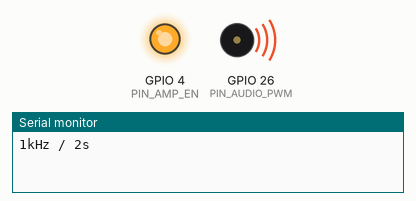
This program was run on a simulated ESP32. On the bench: output pins drawn as LEDs (lit = HIGH), buzzer (waves = sounding), the last lines printed to the serial monitor.

Above: at 0.1 s.
At 3.6 s:
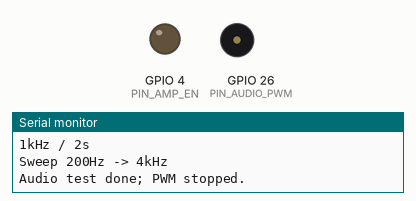
Timing chart, 0 to 5.1 s (numbered marks = the images above):
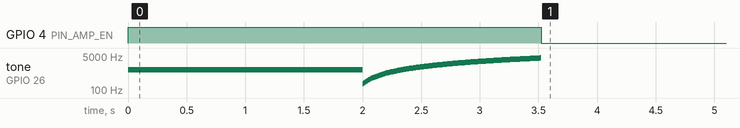

The program:

main.cpp
```cpp
#include <Arduino.h>
#include <esp_arduino_version.h>
#include "pins.h"
#include "config.h"
#if ESP_ARDUINO_VERSION_MAJOR >= 3
static bool pwmStart(){return ledcAttach(PIN_AUDIO_PWM,AUDIO_PWM_CARRIER_HZ,AUDIO_PWM_BITS);}static void pwmTone(uint32_t f){ledcWriteTone(PIN_AUDIO_PWM,f);}static void pwmStop(){ledcWriteTone(PIN_AUDIO_PWM,0);ledcWrite(PIN_AUDIO_PWM,0);ledcDetach(PIN_AUDIO_PWM);}
#else
static constexpr int CH=0;static bool pwmStart(){ledcSetup(CH,AUDIO_PWM_CARRIER_HZ,AUDIO_PWM_BITS);ledcAttachPin(PIN_AUDIO_PWM,CH);return true;}static void pwmTone(uint32_t f){ledcWriteTone(CH,f);}static void pwmStop(){ledcWriteTone(CH,0);ledcWrite(CH,0);ledcDetachPin(PIN_AUDIO_PWM);}
#endif
static void amp(bool on){digitalWrite(PIN_AMP_EN,on==AMP_EN_ACTIVE_HIGH?HIGH:LOW);}
void setup(){Serial.begin(115200);pinMode(PIN_AMP_EN,OUTPUT);amp(false);pinMode(PIN_AUDIO_PWM,OUTPUT);digitalWrite(PIN_AUDIO_PWM,LOW);if(!pwmStart()){Serial.println("PWM init FAIL");return;}amp(true);Serial.println("1kHz / 2s");pwmTone(1000);delay(2000);Serial.println("Sweep 200Hz -> 4kHz");for(int f=200;f<=4000;f+=30){pwmTone(f);delay(12);}amp(false);pwmStop();pinMode(PIN_AUDIO_PWM,OUTPUT);digitalWrite(PIN_AUDIO_PWM,LOW);Serial.println("Audio test done; PWM stopped.");}
void loop(){delay(1000);}
```

config.h
```cpp
#pragma once
#include <Arduino.h>

// 2.8 英寸 ST7789 物理分辨率为 240x320，程序旋转为横屏 320x240。
static constexpr uint8_t LCD_ROTATION = 1;
static constexpr int LCD_WIDTH = 320;
static constexpr int LCD_HEIGHT = 240;
static constexpr uint32_t LCD_SPI_HZ = 40000000;
// TF卡与LCD 独立 SPI（LCD VSPI / SD HSPI）。工厂测试固定使用4MHz 保证兼容性。
static constexpr uint32_t SD_SPI_HZ = 4000000;  // 4MHz，与 HaleHound/Marauder 可工作固件一致
static constexpr uint32_t SD_OPERATION_TIMEOUT_MS = 3000;
static constexpr size_t SD_MAX_TEST_BYTES = 512;
static constexpr bool LCD_INVERT = false;   // 不开启反色

// XPT2046 独立软件 SPI。
static constexpr uint32_t TOUCH_SPI_HZ = 2000000;
static constexpr uint16_t TOUCH_MIN_PRESSURE = 70;
static constexpr uint32_t TOUCH_RELEASE_DEBOUNCE_MS = 45;

// 固定触摸映射：不显示校准页面、不保存校准数据，开机直接使用。
// 这是常见 2.8 寸横屏方向的默认值。如触摸方向与实物不同，只改这里。
static constexpr bool TOUCH_SWAP_XY = true;
static constexpr bool TOUCH_INVERT_X = false;
static constexpr bool TOUCH_INVERT_Y = false;  // 修正实物触摸上下反向
static constexpr int32_t TOUCH_RAW_X_MIN = 220;
static constexpr int32_t TOUCH_RAW_X_MAX = 3880;
static constexpr int32_t TOUCH_RAW_Y_MIN = 220;
static constexpr int32_t TOUCH_RAW_Y_MAX = 3880;

static constexpr uint32_t FACTORY_RESET_HOLD_MS = 5000;
static constexpr uint32_t AUDIO_PWM_CARRIER_HZ = 62500;
static constexpr uint8_t AUDIO_PWM_BITS = 8;
static constexpr uint32_t GPS_DEFAULT_BAUD = 9600;
// GPS parsing runs continuously. During acquisition use a quieter 3s UI refresh
// cadence, then 1s after FIX. FIX detection itself is immediate and independent
// of the display timer; per-line caching sends only changed text to the TFT.
static constexpr uint32_t GPS_UI_SEARCH_REFRESH_MS = 3000;
static constexpr uint32_t GPS_UI_FIXED_REFRESH_MS = 1000;

// GPIO34 / BAT_ADC 电池电压检测。
// BAT+ → R16 100kΩ → GPIO34 → R17 100kΩ → GND，C21/C22 100nF 滤波。
static constexpr float BAT_ADC_R_TOP_OHM = 100000.0f;
static constexpr float BAT_ADC_R_BOTTOM_OHM = 100000.0f;
static constexpr float BAT_ADC_DIVIDER_RATIO = (BAT_ADC_R_TOP_OHM + BAT_ADC_R_BOTTOM_OHM) / BAT_ADC_R_BOTTOM_OHM; // 2.0
// 用万用表测得真实电池电压后，可设置为：真实电压 ÷ 屏幕显示电压。
static constexpr float BAT_ADC_CALIBRATION = 1.000f;
static constexpr uint16_t BAT_ADC_SAMPLE_COUNT = 32;
static constexpr uint16_t BAT_ADC_SAMPLE_DELAY_US = 250;
static constexpr uint32_t BATTERY_UI_REFRESH_MS = 1000;
static constexpr uint32_t BATTERY_SERIAL_INTERVAL_MS = 2000;
static constexpr float BATTERY_PRESENT_VOLTAGE = 2.50f;
```

pins.h
```cpp
#pragma once
#include <Arduino.h>

// ZLX-ESP32-1 (32E/UE) GPIO 定义 — 基于 ESP32-2432S0248R-PLUS / ESP32-WROOM-32E
// 参考产品手册与 ESP32E_GPIO映射表

// LCD / ST7789 (HSPI，USE_HSPI_PORT)
static constexpr int PIN_LCD_SCK      = 14;
static constexpr int PIN_LCD_MISO     = 12;
static constexpr int PIN_LCD_MOSI     = 13;
static constexpr int PIN_LCD_CS       = 15;
static constexpr int PIN_LCD_DC       = 2;
static constexpr int PIN_LCD_BL       = 21;
// RST 接 EN，不占用 GPIO
static constexpr int PIN_LCD_RST      = -1;

// 触摸 / XPT2046 独立软件 SPI
static constexpr int PIN_RTP_SCK      = 25;
static constexpr int PIN_RTP_DIN      = 32;  // MOSI
static constexpr int PIN_RTP_DOUT     = 39;  // MISO (输入专用)
static constexpr int PIN_RTP_CS       = 33;
static constexpr int PIN_RTP_IRQ      = 36;  // 输入专用

// SD 卡 (VSPI / 全局 SPI，与 LCD 的 HSPI 分离)
static constexpr int PIN_SD_SCK       = 18;
static constexpr int PIN_SD_MISO      = 19;
static constexpr int PIN_SD_MOSI      = 23;
static constexpr int PIN_SD_CS        = 5;

// 板载 RGB 三色灯（低电平点亮）
// 实测：按红色按钮亮的是绿色，按绿色按钮亮的是红色 → R/G 对调
static constexpr int PIN_RGB_R        = 22;
static constexpr int PIN_RGB_G        = 17;
static constexpr int PIN_RGB_B        = 16;

// 电池电压 ADC（输入专用脚）
static constexpr int PIN_BAT_ADC      = 34;

// 音频
static constexpr int PIN_AUDIO_PWM    = 26;  // AUDIO_IN 复用为 PWM 输出
static constexpr int PIN_AMP_EN       = 4;   // AUDIO_EN

// GPS UART — 本板实测（HaleHound 固件确认）：GPS TX 接 GPIO1，9600
// 供电：GPS 模块 5V
//   GPS VCC  →  5V
//   GPS GND  →  GND
//   GPS TX   →  ESP32 GPIO1（MCU 接收）
//   GPS RX   →  不接
// GPIO1 默认是 UART0 TX（CH340），进 GPS 页必须 Serial.end() 才能改成 UART2 RX
// 禁止把 GPIO1 设成 OUTPUT；否则会顶掉 GPS TX 信号
static constexpr int PIN_GPS_RX       = 1;   // MCU RX ← GPS TX（实测）
static constexpr int PIN_GPS_TX       = -1;  // 不发送

// BOOT 按键（若板载无实体按键可忽略；保留兼容）
static constexpr int PIN_BOOT_AUTO    = 0;

// 电平有效性
static constexpr bool BOOT_ACTIVE_LOW      = true;
static constexpr bool AMP_EN_ACTIVE_HIGH   = true;
static constexpr bool RGB_ACTIVE_LOW       = true;   // 三通道均为低电平点亮
static constexpr bool LCD_BL_ACTIVE_HIGH   = true;

// 兼容旧宏（原绿灯改为 RGB）
static constexpr int PIN_GREEN_LED         = PIN_RGB_G;  // 兼容引用
static constexpr bool GREEN_LED_ACTIVE_LOW = true;
```
